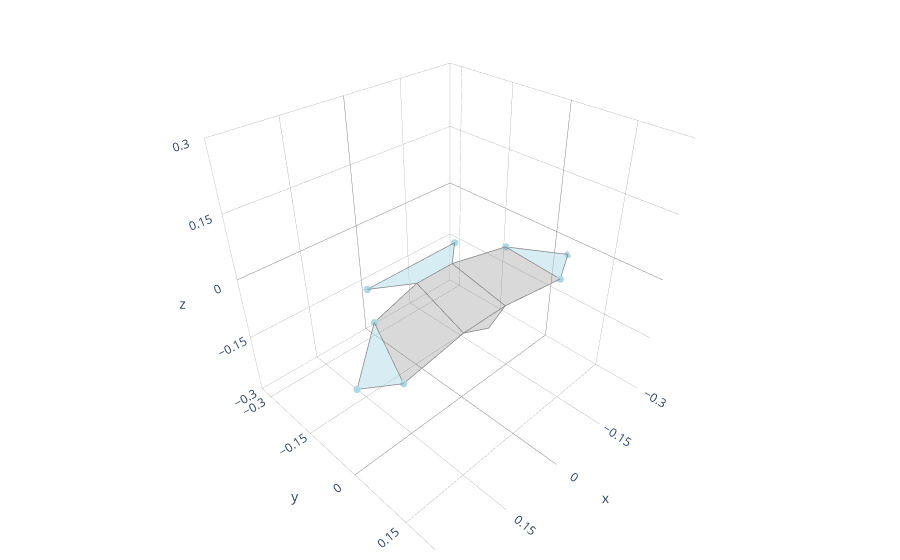

Write notebook code for a chart like this one.
### Code cell
plot_plotly(hawk3d)

### Figure 1 — Plotly figure (JSON) as saved in the notebook; plotly's stock layout.template omitted (floating-point values rounded to 4 significant figures)
{"data": [{"color": "lightblue", "hoverinfo": "none", "opacity": 0.5, "type": "mesh3d", "x": [-0.2977, -0.2242, -0.1848], "y": [0.0377, 0.07329, -0.04977], "z": [-0.04206, -0.05478, -0.01064]}, {"hoverinfo": "none", "line": {"color": "grey", "width": 1.5}, "mode": "lines", "name": "", "type": "scatter3d", "x": [-0.2977, -0.2242, -0.1848, -0.2977], "y": [0.0377, 0.07329, -0.04977, 0.0377], "z": [-0.04206, -0.05478, -0.01064, -0.04206]}, {"color": "lightblue", "hoverinfo": "none", "opacity": 0.5, "type": "mesh3d", "x": [0.2977, 0.2242, 0.1848], "y": [0.0377, 0.07329, -0.04977], "z": [-0.04206, -0.05478, -0.01064]}, {"hoverinfo": "none", "line": {"color": "grey", "width": 1.5}, "mode": "lines", "name": "", "type": "scatter3d", "x": [0.2977, 0.2242, 0.1848, 0.2977], "y": [0.0377, 0.07329, -0.04977, 0.0377], "z": [-0.04206, -0.05478, -0.01064, -0.04206]}, {"color": "grey", "hoverinfo": "none", "opacity": 0.3, "type": "mesh3d", "x": [-0.2242, -0.1848, -0.05, -0.06], "y": [0.07329, -0.04977, -0.08, 0.06], "z": [-0.05478, -0.01064, -0.005, -0.045]}, {"hoverinfo": "none", "line": {"color": "grey", "width": 1.5}, "mode": "lines", "name": "", "type": "scatter3d", "x": [-0.2242, -0.1848, -0.05, -0.06, -0.2242], "y": [0.07329, -0.04977, -0.08, 0.06, 0.07329], "z": [-0.05478, -0.01064, -0.005, -0.045, -0.05478]}, {"color": "grey", "hoverinfo": "none", "opacity": 0.3, "type": "mesh3d", "x": [0.2242, 0.1848, 0.05, 0.06], "y": [0.07329, -0.04977, -0.08, 0.06], "z": [-0.05478, -0.01064, -0.005, -0.045]}, {"hoverinfo": "none", "line": {"color": "grey", "width": 1.5}, "mode": "lines", "name": "", "type": "scatter3d", "x": [0.2242, 0.1848, 0.05, 0.06, 0.2242], "y": [0.07329, -0.04977, -0.08, 0.06, 0.07329], "z": [-0.05478, -0.01064, -0.005, -0.045, -0.05478]}, {"color": "grey", "hoverinfo": "none", "opacity": 0.3, "type": "mesh3d", "x": [0.06, -0.06, -0.05, 0.05], "y": [0.06, 0.06, -0.08, -0.08], "z": [-0.045, -0.045, -0.005, -0.005]}, {"hoverinfo": "none", "line": {"color": "grey", "width": 1.5}, "mode": "lines", "name": "", "type": "scatter3d", "x": [0.06, -0.06, -0.05, 0.05, 0.06], "y": [0.06, 0.06, -0.08, -0.08, 0.06], "z": [-0.045, -0.045, -0.005, -0.005, -0.045]}, {"color": "grey", "hoverinfo": "none", "opacity": 0.3, "type": "mesh3d", "x": [0.06, 3.743e-05, -0.06], "y": [0.06, 0.0705, 0.06], "z": [-0.045, -0.0617, -0.045]}, {"hoverinfo": "none", "line": {"color": "grey", "width": 1.5}, "mode": "lines", "name": "", "type": "scatter3d", "x": [0.06, 3.743e-05, -0.06, 0.06], "y": [0.06, 0.0705, 0.06, 0.06], "z": [-0.045, -0.0617, -0.045, -0.045]}, {"color": "lightblue", "hoverinfo": "none", "opacity": 0.5, "type": "mesh3d", "x": [0.124, -0.124, -0.05, 0.05], "y": [-0.146, -0.146, -0.08, -0.08], "z": [-0.0158, -0.0158, -0.005, -0.005]}, {"hoverinfo": "none", "line": {"color": "grey", "width": 1.5}, "mode": "lines", "name": "", "type": "scatter3d", "x": [0.124, -0.124, -0.05, 0.05, 0.124], "y": [-0.146, -0.146, -0.08, -0.08, -0.146], "z": [-0.0158, -0.0158, -0.005, -0.005, -0.0158]}, {"hoverinfo": "none", "marker": {"color": "lightblue", "opacity": 1, "size": 2.5}, "mode": "markers", "type": "scatter3d", "x": [-0.2977, 0.2977, -0.2242, 0.2242, -0.1848, 0.1848, -0.124, 0.124], "y": [0.0377, 0.0377, 0.07329, 0.07329, -0.04977, -0.04977, -0.146, -0.146], "z": [-0.04206, -0.04206, -0.05478, -0.05478, -0.01064, -0.01064, -0.0158, -0.0158]}], "layout": {"margin": {"b": 10, "l": 10, "r": 10, "t": 10}, "scene": {"aspectmode": "cube", "aspectratio": {"x": 1, "y": 1, "z": 1}, "xaxis": {"backgroundcolor": "white", "dtick": 0.15, "gridcolor": "grey", "gridwidth": 0.5, "range": [-0.3, 0.3], "showbackground": true, "zerolinecolor": "grey"}, "yaxis": {"backgroundcolor": "white", "dtick": 0.15, "gridcolor": "grey", "gridwidth": 0.5, "range": [-0.3364, 0.2636], "showbackground": true, "zerolinecolor": "grey"}, "zaxis": {"backgroundcolor": "white", "dtick": 0.15, "gridcolor": "grey", "gridwidth": 0.5, "range": [-0.3, 0.3], "showbackground": true, "zerolinecolor": "grey"}}, "showlegend": false}}
